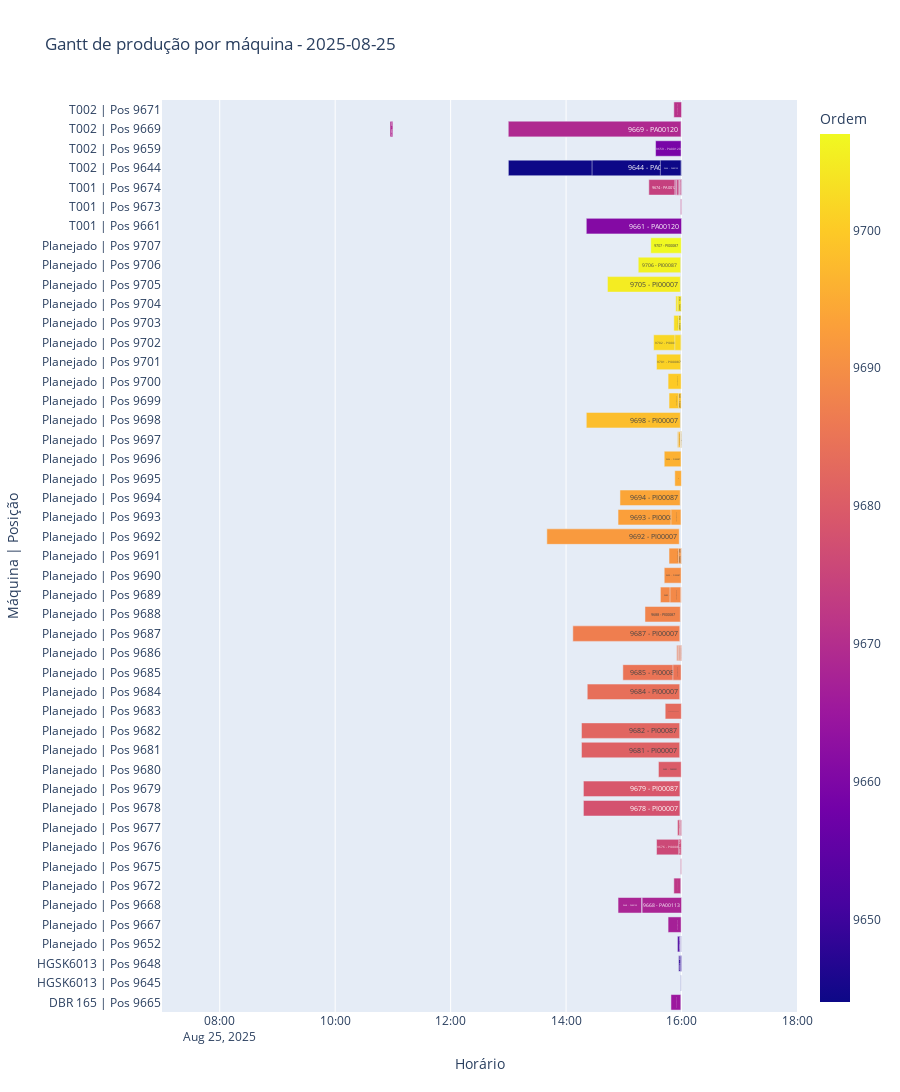

The notebook cell this image was saved under:
### Code cell
import pandas as pd
from datetime import datetime, time
import plotly.express as px

caminho_parquet = "data//RIOFER_BEAS_GANT.parquet"
selected_date = pd.to_datetime('today').date()
selected_Maquinas = ['DBR 165']

morning_start = time(7, 0)
morning_end = time(11, 0)
afternoon_start = time(13, 0)
afternoon_end = time(18, 0)

df = pd.read_parquet(caminho_parquet)
for col in ['HoraInicial', 'HoraFim']:
    if col in df.columns:
        df[col] = pd.to_datetime(df[col])

if selected_Maquinas is not None:
    df = df[df['Maquina'].isin(selected_Maquinas)]

def split_into_allowed_pieces(row, day_date):
    start = row['HoraInicial']
    end = row['HoraFim']
    day_start_dt = pd.Timestamp.combine(day_date, time(0,0))
    day_end_dt = day_start_dt + pd.Timedelta(days=1)

    if end <= day_start_dt or start >= day_end_dt:
        return []

    start = max(start, day_start_dt)
    end = min(end, day_end_dt)

    pieces = []
    periods = [
        (pd.Timestamp.combine(day_date, morning_start), pd.Timestamp.combine(day_date, morning_end)),
        (pd.Timestamp.combine(day_date, afternoon_start), pd.Timestamp.combine(day_date, afternoon_end))
    ]

    for p_start, p_end in periods:
        s = max(start, p_start)
        e = min(end, p_end)
        if s < e:
            pieces.append((s, e))
    return pieces

records = []

day_date = pd.to_datetime(selected_date).date()

for _, row in df.iterrows():
    pos = row.get('Ordem', '')
    Maquina = row.get('Maquina', 'Unknown')
    Maquina_pos = f"{Maquina} | Pos {pos}"

    pieces = split_into_allowed_pieces(row, day_date)
    for (s, e) in pieces:
        task = f"{row.get('Ordem', '')} - {row.get('Codigo', '')}"
        records.append({
            'Maquina': Maquina,
            'Ordem': pos,
            'Maquina_Pos': Maquina_pos,
            'Task': task,
            'Start': s,
            'Finish': e,
            'Ordem': row.get('Ordem'),
            'Codigo': row.get('Codigo'),
            'Descricao': row.get('Descricao'),
            'Quantidade': row.get('Quantidade')
        })

gantt_df = pd.DataFrame.from_records(records)

if gantt_df.empty:
    print(f"Nenhuma produção encontrada no dia {day_date} dentro do horário 07:00-18:00 (com pausa 11:00-13:00).")
else:
    gantt_df['Maquina'] = gantt_df['Maquina'].astype(str)
    gantt_df['Ordem'] = pd.to_numeric(gantt_df['Ordem'], errors='coerce')
    gantt_df = gantt_df.sort_values(['Maquina', 'Ordem', 'Start'])

    ordered_rows = gantt_df['Maquina_Pos'].unique().tolist()
    gantt_df['Maquina_Pos'] = pd.Categorical(gantt_df['Maquina_Pos'], categories=ordered_rows, ordered=True)

if not gantt_df.empty:
    fig = px.timeline(
        gantt_df,
        x_start='Start',
        x_end='Finish',
        y='Maquina_Pos',
        color='Ordem',
        hover_data=['Task', 'Descricao', 'Quantidade', 'Codigo'],
        title=f'Gantt de produção por máquina - {day_date}'
    )

    day_start = pd.Timestamp.combine(day_date, morning_start)
    day_end = pd.Timestamp.combine(day_date, afternoon_end)
    fig.update_layout(
        xaxis_range=[day_start, day_end],
        xaxis_title='Horário',
        yaxis_title='Máquina | Posição',
        legend_title='Ordem',
        height=max(400, 30 * len(ordered_rows))
    )

    fig.update_traces(text=gantt_df['Task'], textposition='inside')

    fig.show()

### Figure 1 — Plotly figure (JSON) as saved in the notebook; plotly's stock layout.template omitted (floating-point values rounded to 4 significant figures; data arrays with more than 128 entries replaced by an {"elided": "..."} marker saying what was removed)
{"data": [{"base": ["2025-08-25T15:49:00.000000000", "2025-08-25T15:59:00.000000000", "2025-08-25T15:59:00.000000000", "2025-08-25T15:57:00.000000000", "2025-08-25T15:59:00.000000000", "2025-08-25T15:56:00.000000000", "2025-08-25T15:56:00.000000000", "2025-08-25T15:58:00.000000000", "2025-08-25T15:59:00.000000000", "2025-08-25T15:59:00.000000000", "2025-08-25T15:59:00.000000000", "2025-08-25T15:59:00.000000000", "2025-08-25T15:59:00.000000000", "2025-08-25T15:59:00.000000000", "2025-08-25T15:46:00.000000000", "2025-08-25T14:54:00.000000000", "2025-08-25T15:19:00.000000000", "2025-08-25T15:52:00.000000000", "2025-08-25T15:59:00.000000000", "2025-08-25T15:34:00.000000000", "2025-08-25T15:57:00.000000000", "2025-08-25T15:56:00.000000000", "2025-08-25T15:56:00.000000000", "2025-08-25T15:58:00.000000000", "2025-08-25T15:59:00.000000000", "2025-08-25T14:18:00.000000000", "2025-08-25T14:18:00.000000000", "2025-08-25T15:36:00.000000000", "2025-08-25T14:16:00.000000000", "2025-08-25T14:16:00.000000000", "2025-08-25T15:43:00.000000000", "2025-08-25T14:22:00.000000000", "2025-08-25T14:59:00.000000000", "2025-08-25T15:51:00.000000000", "2025-08-25T15:55:00.000000000", "2025-08-25T15:56:00.000000000", "2025-08-25T15:57:00.000000000", "2025-08-25T15:57:00.000000000", "2025-08-25T15:58:00.000000000", "2025-08-25T15:59:00.000000000", "2025-08-25T14:07:00.000000000", "2025-08-25T15:22:00.000000000", "2025-08-25T15:38:00.000000000", "2025-08-25T15:48:00.000000000", "2025-08-25T15:42:00.000000000", "2025-08-25T15:47:00.000000000", "2025-08-25T15:47:00.000000000", "2025-08-25T15:57:00.000000000", "2025-08-25T13:40:00.000000000", "2025-08-25T14:54:00.000000000", "2025-08-25T15:49:00.000000000", "2025-08-25T14:56:00.000000000", "2025-08-25T15:53:00.000000000", "2025-08-25T15:42:00.000000000", "2025-08-25T15:56:00.000000000", "2025-08-25T15:56:00.000000000", "2025-08-25T15:57:00.000000000", "2025-08-25T15:59:00.000000000", "2025-08-25T15:59:00.000000000", "2025-08-25T15:59:00.000000000", "2025-08-25T15:59:00.000000000", "2025-08-25T15:59:00.000000000", "2025-08-25T14:21:00.000000000", "2025-08-25T15:47:00.000000000", "2025-08-25T15:57:00.000000000", "2025-08-25T15:46:00.000000000", "2025-08-25T15:34:00.000000000", "2025-08-25T15:31:00.000000000", "2025-08-25T15:53:00.000000000", "2025-08-25T15:52:00.000000000", "2025-08-25T15:57:00.000000000", "2025-08-25T15:54:00.000000000", "2025-08-25T15:56:00.000000000", "2025-08-25T14:43:00.000000000", "2025-08-25T15:15:00.000000000", "2025-08-25T15:28:00.000000000", "2025-08-25T14:21:00.000000000", "2025-08-25T15:59:00.000000000", "2025-08-25T15:26:00.000000000", "2025-08-25T15:53:00.000000000", "2025-08-25T15:54:00.000000000", "2025-08-25T15:55:00.000000000", "2025-08-25T15:55:00.000000000", "2025-08-25T15:57:00.000000000", "2025-08-25T15:58:00.000000000", "2025-08-25T15:58:00.000000000", "2025-08-25T15:58:00.000000000", "2025-08-25T13:00:00.000000000", "2025-08-25T14:27:00.000000000", "2025-08-25T15:38:00.000000000", "2025-08-25T15:33:00.000000000", "2025-08-25T10:57:00.000000000", "2025-08-25T13:00:00.000000000", "2025-08-25T13:00:00.000000000", "2025-08-25T15:52:00.000000000"], "customdata": {"elided": "95x4 mixed values"}, "hovertemplate": "Start=%{base}<br>Finish=%{x}<br>Maquina_Pos=%{y}<br>Task=%{customdata[0]}<br>Descricao=%{customdata[1]}<br>Quantidade=%{customdata[2]}<br>Codigo=%{customdata[3]}<br>Ordem=%{marker.color}<extra></extra>", "legendgroup": "", "marker": {"color": [9665, 9645, 9645, 9648, 9648, 9652, 9652, 9652, 9652, 9652, 9652, 9652, 9652, 9652, 9667, 9668, 9668, 9672, 9675, 9676, 9676, 9677, 9677, 9677, 9677, 9678, 9679, 9680, 9681, 9682, 9683, 9684, 9685, 9685, 9686, 9686, 9686, 9686, 9686, 9686, 9687, 9688, 9689, 9689, 9690, 9691, 9691, 9691, 9692, 9693, 9693, 9694, 9695, 9696, 9697, 9697, 9697, 9697, 9697, 9697, 9697, 9697, 9698, 9699, 9699, 9700, 9701, 9702, 9702, 9703, 9703, 9704, 9704, 9705, 9706, 9707, 9661, 9673, 9674, 9674, 9674, 9674, 9674, 9674, 9674, 9674, 9674, 9644, 9644, 9644, 9659, 9669, 9669, 9669, 9671], "coloraxis": "coloraxis", "pattern": {"shape": ""}}, "name": "", "orientation": "h", "showlegend": false, "text": ["9665 - PA00262", "9645 - PI00090", "9645 - PI00090", "9648 - PI00090", "9648 - PI00090", "9652 - PA00016", "9652 - PA00017", "9652 - PA00028", "9652 - PA00018", "9652 - PA00029", "9652 - PA00023", "9652 - PA00029", "9652 - PA00021", "9652 - PA00024", "9667 - PI00084", "9668 - PA00120", "9668 - PA00113", "9672 - PA00120", "9675 - PA00192", "9676 - PI00087", "9676 - PI00087", "9677 - PA00006", "9677 - PA00003", "9677 - PA00009", "9677 - PA00007", "9678 - PI00007", "9679 - PI00087", "9680 - PA00001", "9681 - PI00007", "9682 - PI00087", "9683 - PA00002", "9684 - PI00007", "9685 - PI00087", "9685 - PI00087", "9686 - PA00004", "9686 - PA00008", "9686 - PA00005", "9686 - PA00007", "9686 - PA00002", "9686 - PA00161", "9687 - PI00007", "9688 - PI00087", "9689 - PI00087", "9689 - PI00087", "9690 - PI00087", "9691 - PA00009", "9691 - PA00418", "9691 - PA00001", "9692 - PI00007", "9693 - PI00087", "9693 - PI00087", "9694 - PI00087", "9695 - PI00087", "9696 - PI00087", "9697 - PA00010", "9697 - PA00011", "9697 - PA00012", "9697 - PA00003", "9697 - PA00013", "9697 - PA00418", "9697 - PA00015", "9697 - PA00003", "9698 - PI00007", "9699 - PI00087", "9699 - PI00087", "9700 - PI00087", "9701 - PI00087", "9702 - PI00087", "9702 - PI00087", "9703 - PI00087", "9703 - PI00087", "9704 - PA00458", "9704 - PA00457", "9705 - PI00007", "9706 - PI00087", "9707 - PI00087", "9661 - PA00120", "9673 - PA00120", "9674 - PA00120", "9674 - PA00120", "9674 - PA00120", "9674 - PA00120", "9674 - PA00120", "9674 - PA00120", "9674 - PA00120", "9674 - PA00120", "9674 - PA00120", "9644 - PA00120", "9644 - PA00120", "9644 - PA00120", "9659 - PA00120", "9669 - PA00120", "9669 - PA00120", "9669 - PA00120", "9671 - PA00120"], "textposition": "inside", "type": "bar", "x": [614035, 33164, 9192, 165831, 46447, 231404, 201656, 63668, 25817, 18587, 15554, 1858, 27958, 14193, 813248, 1476000, 2460000, 432000, 51786, 1515631, 169115, 192660, 216202, 101010, 52017, 6019263, 6019263, 1417095, 6124263, 6124263, 1004784, 5767221, 3572210, 510263, 257220, 207642, 124745, 125560, 108452, 43807, 6671410, 2205000, 1299694, 661031, 1052715, 767676, 769118, 146529, 8257536, 3878000, 622399, 3757136, 408210, 1044757, 231257, 198237, 124129, 53677, 38816, 29133, 53073, 22365, 5866168, 716210, 156789, 814431, 1505810, 1720421, 376294, 433894, 142315, 303074, 216986, 4546178, 2645726, 1900452, 5940000, 60000, 2040000, 408000, 324000, 300000, 276000, 144000, 120000, 96000, 72000, 10800000, 5544000, 1290000, 1590000, 180000, 10770000, 10764000, 480000], "xaxis": "x", "y": ["DBR 165 | Pos 9665", "HGSK6013 | Pos 9645", "HGSK6013 | Pos 9645", "HGSK6013 | Pos 9648", "HGSK6013 | Pos 9648", "Planejado | Pos 9652", "Planejado | Pos 9652", "Planejado | Pos 9652", "Planejado | Pos 9652", "Planejado | Pos 9652", "Planejado | Pos 9652", "Planejado | Pos 9652", "Planejado | Pos 9652", "Planejado | Pos 9652", "Planejado | Pos 9667", "Planejado | Pos 9668", "Planejado | Pos 9668", "Planejado | Pos 9672", "Planejado | Pos 9675", "Planejado | Pos 9676", "Planejado | Pos 9676", "Planejado | Pos 9677", "Planejado | Pos 9677", "Planejado | Pos 9677", "Planejado | Pos 9677", "Planejado | Pos 9678", "Planejado | Pos 9679", "Planejado | Pos 9680", "Planejado | Pos 9681", "Planejado | Pos 9682", "Planejado | Pos 9683", "Planejado | Pos 9684", "Planejado | Pos 9685", "Planejado | Pos 9685", "Planejado | Pos 9686", "Planejado | Pos 9686", "Planejado | Pos 9686", "Planejado | Pos 9686", "Planejado | Pos 9686", "Planejado | Pos 9686", "Planejado | Pos 9687", "Planejado | Pos 9688", "Planejado | Pos 9689", "Planejado | Pos 9689", "Planejado | Pos 9690", "Planejado | Pos 9691", "Planejado | Pos 9691", "Planejado | Pos 9691", "Planejado | Pos 9692", "Planejado | Pos 9693", "Planejado | Pos 9693", "Planejado | Pos 9694", "Planejado | Pos 9695", "Planejado | Pos 9696", "Planejado | Pos 9697", "Planejado | Pos 9697", "Planejado | Pos 9697", "Planejado | Pos 9697", "Planejado | Pos 9697", "Planejado | Pos 9697", "Planejado | Pos 9697", "Planejado | Pos 9697", "Planejado | Pos 9698", "Planejado | Pos 9699", "Planejado | Pos 9699", "Planejado | Pos 9700", "Planejado | Pos 9701", "Planejado | Pos 9702", "Planejado | Pos 9702", "Planejado | Pos 9703", "Planejado | Pos 9703", "Planejado | Pos 9704", "Planejado | Pos 9704", "Planejado | Pos 9705", "Planejado | Pos 9706", "Planejado | Pos 9707", "T001 | Pos 9661", "T001 | Pos 9673", "T001 | Pos 9674", "T001 | Pos 9674", "T001 | Pos 9674", "T001 | Pos 9674", "T001 | Pos 9674", "T001 | Pos 9674", "T001 | Pos 9674", "T001 | Pos 9674", "T001 | Pos 9674", "T002 | Pos 9644", "T002 | Pos 9644", "T002 | Pos 9644", "T002 | Pos 9659", "T002 | Pos 9669", "T002 | Pos 9669", "T002 | Pos 9669", "T002 | Pos 9671"], "yaxis": "y"}], "layout": {"barmode": "overlay", "coloraxis": {"colorbar": {"title": {"text": "Ordem"}}, "colorscale": [[0, "#0d0887"], [0.1111, "#46039f"], [0.2222, "#7201a8"], [0.3333, "#9c179e"], [0.4444, "#bd3786"], [0.5556, "#d8576b"], [0.6667, "#ed7953"], [0.7778, "#fb9f3a"], [0.8889, "#fdca26"], [1, "#f0f921"]]}, "height": 1410, "legend": {"title": {"text": "Ordem"}, "tracegroupgap": 0}, "title": {"text": "Gantt de produção por máquina - 2025-08-25"}, "xaxis": {"anchor": "y", "domain": [0, 1], "range": ["2025-08-25T07:00:00", "2025-08-25T18:00:00"], "title": {"text": "Horário"}, "type": "date"}, "yaxis": {"anchor": "x", "domain": [0, 1], "title": {"text": "Máquina | Posição"}}}}
